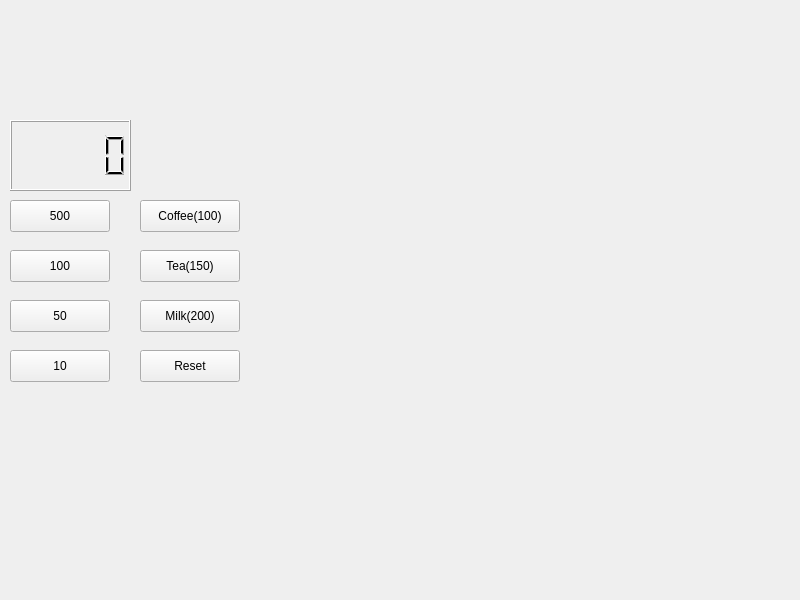
<?xml version="1.0" encoding="UTF-8"?>
<ui version="4.0">
 <class>Widget</class>
 <widget class="QWidget" name="Widget">
  <property name="geometry">
   <rect>
    <x>0</x>
    <y>0</y>
    <width>800</width>
    <height>600</height>
   </rect>
  </property>
  <property name="windowTitle">
   <string>Widget</string>
  </property>
  <widget class="QLCDNumber" name="lcdNumber">
   <property name="geometry">
    <rect>
     <x>10</x>
     <y>120</y>
     <width>121</width>
     <height>71</height>
    </rect>
   </property>
  </widget>
  <widget class="QPushButton" name="pb100">
   <property name="geometry">
    <rect>
     <x>10</x>
     <y>250</y>
     <width>100</width>
     <height>32</height>
    </rect>
   </property>
   <property name="text">
    <string>100</string>
   </property>
  </widget>
  <widget class="QPushButton" name="pb500">
   <property name="geometry">
    <rect>
     <x>10</x>
     <y>200</y>
     <width>100</width>
     <height>32</height>
    </rect>
   </property>
   <property name="text">
    <string>500</string>
   </property>
  </widget>
  <widget class="QPushButton" name="pb50">
   <property name="geometry">
    <rect>
     <x>10</x>
     <y>300</y>
     <width>100</width>
     <height>32</height>
    </rect>
   </property>
   <property name="text">
    <string>50</string>
   </property>
  </widget>
  <widget class="QPushButton" name="pb10">
   <property name="geometry">
    <rect>
     <x>10</x>
     <y>350</y>
     <width>100</width>
     <height>32</height>
    </rect>
   </property>
   <property name="text">
    <string>10</string>
   </property>
  </widget>
  <widget class="QPushButton" name="pbCoffee">
   <property name="geometry">
    <rect>
     <x>140</x>
     <y>200</y>
     <width>100</width>
     <height>32</height>
    </rect>
   </property>
   <property name="text">
    <string>Coffee(100)</string>
   </property>
  </widget>
  <widget class="QPushButton" name="pbTea">
   <property name="geometry">
    <rect>
     <x>140</x>
     <y>250</y>
     <width>100</width>
     <height>32</height>
    </rect>
   </property>
   <property name="text">
    <string>Tea(150)</string>
   </property>
  </widget>
  <widget class="QPushButton" name="pbMilk">
   <property name="geometry">
    <rect>
     <x>140</x>
     <y>300</y>
     <width>100</width>
     <height>32</height>
    </rect>
   </property>
   <property name="text">
    <string>Milk(200)</string>
   </property>
  </widget>
  <widget class="QPushButton" name="pbReset">
   <property name="geometry">
    <rect>
     <x>140</x>
     <y>350</y>
     <width>100</width>
     <height>32</height>
    </rect>
   </property>
   <property name="text">
    <string>Reset</string>
   </property>
  </widget>
 </widget>
 <resources/>
 <connections/>
</ui>
